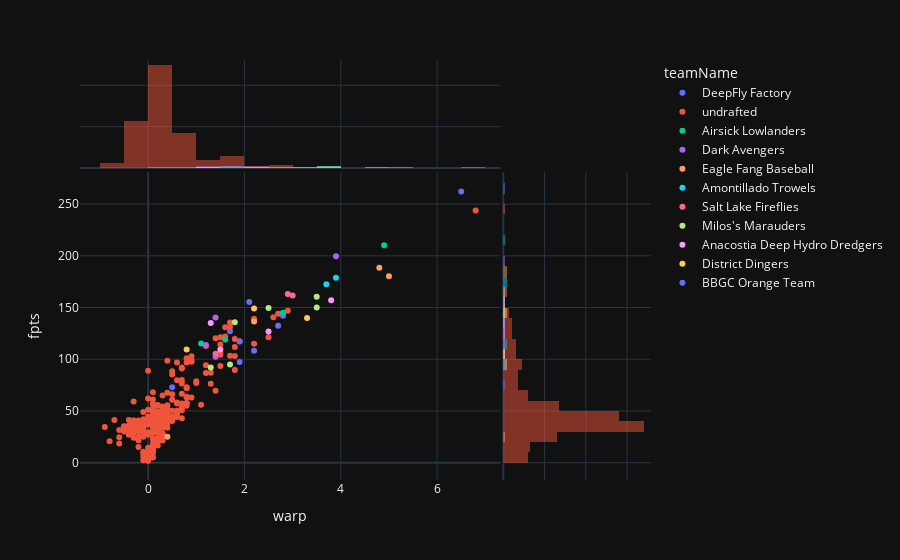

Here is the notebook cell this chart was saved with:
### Markdown cell above
## Outfield (OF)

### Code cell
df_pos = df_league[
    (df_league.pos_hit == "LF")
    | (df_league.pos_hit == "CF")
    | (df_league.pos_hit == "RF")
]
fig = px.scatter(
    df_pos,
    x="warp",
    y="fpts",
    color="teamName",
    # color = "pa",
    hover_data=["first_name", "last_name", "fantraxid"],
    marginal_x="histogram",
    marginal_y="histogram",
)
fig.show()

### Figure 1 — Plotly figure (JSON) as saved in the notebook; plotly's stock layout.template omitted (floating-point values rounded to 4 significant figures; data arrays with more than 128 entries replaced by an {"elided": "..."} marker saying what was removed)
{"data": [{"customdata": [["Juan", "Soto", "03ynj"], ["TJ", "Friedl", "045gu"], ["Randy", "Arozarena", "040b5"], ["Nolan", "Jones", "041q6"], ["Josh", "Lowe", "041ah"]], "hovertemplate": "teamName=DeepFly Factory<br>warp=%{x}<br>fpts=%{y}<br>first_name=%{customdata[0]}<br>last_name=%{customdata[1]}<br>fantraxid=%{customdata[2]}<extra></extra>", "legendgroup": "DeepFly Factory", "marker": {"color": "#636efa", "symbol": "circle"}, "mode": "markers", "name": "DeepFly Factory", "orientation": "v", "showlegend": true, "type": "scatter", "x": [6.5, 2.1, 2.8, 1.7, 2.2], "xaxis": "x", "y": [262.2, 155.2, 142, 127, 108.2], "yaxis": "y"}, {"alignmentgroup": "True", "bingroup": "x", "hovertemplate": "teamName=DeepFly Factory<br>warp=%{x}<br>count=%{y}<extra></extra>", "legendgroup": "DeepFly Factory", "marker": {"color": "#636efa"}, "name": "DeepFly Factory", "offsetgroup": "DeepFly Factory", "opacity": 0.5, "showlegend": false, "type": "histogram", "x": [6.5, 2.1, 2.8, 1.7, 2.2], "xaxis": "x3", "yaxis": "y3"}, {"alignmentgroup": "True", "bingroup": "y", "hovertemplate": "teamName=DeepFly Factory<br>fpts=%{y}<br>count=%{x}<extra></extra>", "legendgroup": "DeepFly Factory", "marker": {"color": "#636efa"}, "name": "DeepFly Factory", "offsetgroup": "DeepFly Factory", "opacity": 0.5, "showlegend": false, "type": "histogram", "xaxis": "x2", "y": [262.2, 155.2, 142, 127, 108.2], "yaxis": "y2"}, {"customdata": {"elided": "261x3 str values"}, "hovertemplate": "teamName=undrafted<br>warp=%{x}<br>fpts=%{y}<br>first_name=%{customdata[0]}<br>last_name=%{customdata[1]}<br>fantraxid=%{customdata[2]}<extra></extra>", "legendgroup": "undrafted", "marker": {"color": "#EF553B", "symbol": "circle"}, "mode": "markers", "name": "undrafted", "orientation": "v", "showlegend": true, "type": "scatter", "x": {"elided": "261 float values"}, "xaxis": "x", "y": {"elided": "261 float values"}, "yaxis": "y"}, {"alignmentgroup": "True", "bingroup": "x", "hovertemplate": "teamName=undrafted<br>warp=%{x}<br>count=%{y}<extra></extra>", "legendgroup": "undrafted", "marker": {"color": "#EF553B"}, "name": "undrafted", "offsetgroup": "undrafted", "opacity": 0.5, "showlegend": false, "type": "histogram", "x": {"elided": "261 float values"}, "xaxis": "x3", "yaxis": "y3"}, {"alignmentgroup": "True", "bingroup": "y", "hovertemplate": "teamName=undrafted<br>fpts=%{y}<br>count=%{x}<extra></extra>", "legendgroup": "undrafted", "marker": {"color": "#EF553B"}, "name": "undrafted", "offsetgroup": "undrafted", "opacity": 0.5, "showlegend": false, "type": "histogram", "xaxis": "x2", "y": {"elided": "261 float values"}, "yaxis": "y2"}, {"customdata": [["Aaron", "Judge", "02z0s"], ["Luis", "Robert", "047l7"], ["Jarren", "Duran", "04pst"], ["Lane", "Thomas", "03dei"]], "hovertemplate": "teamName=Airsick Lowlanders<br>warp=%{x}<br>fpts=%{y}<br>first_name=%{customdata[0]}<br>last_name=%{customdata[1]}<br>fantraxid=%{customdata[2]}<extra></extra>", "legendgroup": "Airsick Lowlanders", "marker": {"color": "#00cc96", "symbol": "circle"}, "mode": "markers", "name": "Airsick Lowlanders", "orientation": "v", "showlegend": true, "type": "scatter", "x": [4.9, 2.8, 1.6, 1.1], "xaxis": "x", "y": [210.2, 145, 119, 115.2], "yaxis": "y"}, {"alignmentgroup": "True", "bingroup": "x", "hovertemplate": "teamName=Airsick Lowlanders<br>warp=%{x}<br>count=%{y}<extra></extra>", "legendgroup": "Airsick Lowlanders", "marker": {"color": "#00cc96"}, "name": "Airsick Lowlanders", "offsetgroup": "Airsick Lowlanders", "opacity": 0.5, "showlegend": false, "type": "histogram", "x": [4.9, 2.8, 1.6, 1.1], "xaxis": "x3", "yaxis": "y3"}, {"alignmentgroup": "True", "bingroup": "y", "hovertemplate": "teamName=Airsick Lowlanders<br>fpts=%{y}<br>count=%{x}<extra></extra>", "legendgroup": "Airsick Lowlanders", "marker": {"color": "#00cc96"}, "name": "Airsick Lowlanders", "offsetgroup": "Airsick Lowlanders", "opacity": 0.5, "showlegend": false, "type": "histogram", "xaxis": "x2", "y": [210.2, 145, 119, 115.2], "yaxis": "y2"}, {"customdata": [["Kyle", "Tucker", "03pir"], ["Anthony", "Santander", "02w16"], ["Jordan", "Walker", "05gbf"], ["Austin", "Hays", "041qs"]], "hovertemplate": "teamName=Dark Avengers<br>warp=%{x}<br>fpts=%{y}<br>first_name=%{customdata[0]}<br>last_name=%{customdata[1]}<br>fantraxid=%{customdata[2]}<extra></extra>", "legendgroup": "Dark Avengers", "marker": {"color": "#ab63fa", "symbol": "circle"}, "mode": "markers", "name": "Dark Avengers", "orientation": "v", "showlegend": true, "type": "scatter", "x": [3.9, 1.4, 1.2, 1.4], "xaxis": "x", "y": [199.5, 140.2, 113.8, 102.5], "yaxis": "y"}, {"alignmentgroup": "True", "bingroup": "x", "hovertemplate": "teamName=Dark Avengers<br>warp=%{x}<br>count=%{y}<extra></extra>", "legendgroup": "Dark Avengers", "marker": {"color": "#ab63fa"}, "name": "Dark Avengers", "offsetgroup": "Dark Avengers", "opacity": 0.5, "showlegend": false, "type": "histogram", "x": [3.9, 1.4, 1.2, 1.4], "xaxis": "x3", "yaxis": "y3"}, {"alignmentgroup": "True", "bingroup": "y", "hovertemplate": "teamName=Dark Avengers<br>fpts=%{y}<br>count=%{x}<extra></extra>", "legendgroup": "Dark Avengers", "marker": {"color": "#ab63fa"}, "name": "Dark Avengers", "offsetgroup": "Dark Avengers", "opacity": 0.5, "showlegend": false, "type": "histogram", "xaxis": "x2", "y": [199.5, 140.2, 113.8, 102.5], "yaxis": "y2"}, {"customdata": [["Fernando", "Tatis", "03zbh"], ["Corbin", "Carroll", "04y4e"], ["Adolis", "García", "04aq4"], ["Colton", "Cowser", "05ras"]], "hovertemplate": "teamName=Eagle Fang Baseball<br>warp=%{x}<br>fpts=%{y}<br>first_name=%{customdata[0]}<br>last_name=%{customdata[1]}<br>fantraxid=%{customdata[2]}<extra></extra>", "legendgroup": "Eagle Fang Baseball", "marker": {"color": "#FFA15A", "symbol": "circle"}, "mode": "markers", "name": "Eagle Fang Baseball", "orientation": "v", "showlegend": true, "type": "scatter", "x": [4.8, 5, 2.2, 0.4], "xaxis": "x", "y": [188.5, 180.2, 136.5, 25], "yaxis": "y"}, {"alignmentgroup": "True", "bingroup": "x", "hovertemplate": "teamName=Eagle Fang Baseball<br>warp=%{x}<br>count=%{y}<extra></extra>", "legendgroup": "Eagle Fang Baseball", "marker": {"color": "#FFA15A"}, "name": "Eagle Fang Baseball", "offsetgroup": "Eagle Fang Baseball", "opacity": 0.5, "showlegend": false, "type": "histogram", "x": [4.8, 5, 2.2, 0.4], "xaxis": "x3", "yaxis": "y3"}, {"alignmentgroup": "True", "bingroup": "y", "hovertemplate": "teamName=Eagle Fang Baseball<br>fpts=%{y}<br>count=%{x}<extra></extra>", "legendgroup": "Eagle Fang Baseball", "marker": {"color": "#FFA15A"}, "name": "Eagle Fang Baseball", "offsetgroup": "Eagle Fang Baseball", "opacity": 0.5, "showlegend": false, "type": "histogram", "xaxis": "x2", "y": [188.5, 180.2, 136.5, 25], "yaxis": "y2"}, {"customdata": [["Steven", "Kwan", "04pr1"], ["Brandon", "Nimmo", "02bq2"]], "hovertemplate": "teamName=Amontillado Trowels<br>warp=%{x}<br>fpts=%{y}<br>first_name=%{customdata[0]}<br>last_name=%{customdata[1]}<br>fantraxid=%{customdata[2]}<extra></extra>", "legendgroup": "Amontillado Trowels", "marker": {"color": "#19d3f3", "symbol": "circle"}, "mode": "markers", "name": "Amontillado Trowels", "orientation": "v", "showlegend": true, "type": "scatter", "x": [3.9, 3.7], "xaxis": "x", "y": [178.8, 172.5], "yaxis": "y"}, {"alignmentgroup": "True", "bingroup": "x", "hovertemplate": "teamName=Amontillado Trowels<br>warp=%{x}<br>count=%{y}<extra></extra>", "legendgroup": "Amontillado Trowels", "marker": {"color": "#19d3f3"}, "name": "Amontillado Trowels", "offsetgroup": "Amontillado Trowels", "opacity": 0.5, "showlegend": false, "type": "histogram", "x": [3.9, 3.7], "xaxis": "x3", "yaxis": "y3"}, {"alignmentgroup": "True", "bingroup": "y", "hovertemplate": "teamName=Amontillado Trowels<br>fpts=%{y}<br>count=%{x}<extra></extra>", "legendgroup": "Amontillado Trowels", "marker": {"color": "#19d3f3"}, "name": "Amontillado Trowels", "offsetgroup": "Amontillado Trowels", "opacity": 0.5, "showlegend": false, "type": "histogram", "xaxis": "x2", "y": [178.8, 172.5], "yaxis": "y2"}, {"customdata": [["Ian", "Happ", "03nmw"], ["Seiya", "Suzuki", "04b02"], ["Teoscar", "Hernández", "02xic"]], "hovertemplate": "teamName=Salt Lake Fireflies<br>warp=%{x}<br>fpts=%{y}<br>first_name=%{customdata[0]}<br>last_name=%{customdata[1]}<br>fantraxid=%{customdata[2]}<extra></extra>", "legendgroup": "Salt Lake Fireflies", "marker": {"color": "#FF6692", "symbol": "circle"}, "mode": "markers", "name": "Salt Lake Fireflies", "orientation": "v", "showlegend": true, "type": "scatter", "x": [2.9, 3, 1.4], "xaxis": "x", "y": [163, 161.8, 105.2], "yaxis": "y"}, {"alignmentgroup": "True", "bingroup": "x", "hovertemplate": "teamName=Salt Lake Fireflies<br>warp=%{x}<br>count=%{y}<extra></extra>", "legendgroup": "Salt Lake Fireflies", "marker": {"color": "#FF6692"}, "name": "Salt Lake Fireflies", "offsetgroup": "Salt Lake Fireflies", "opacity": 0.5, "showlegend": false, "type": "histogram", "x": [2.9, 3, 1.4], "xaxis": "x3", "yaxis": "y3"}, {"alignmentgroup": "True", "bingroup": "y", "hovertemplate": "teamName=Salt Lake Fireflies<br>fpts=%{y}<br>count=%{x}<extra></extra>", "legendgroup": "Salt Lake Fireflies", "marker": {"color": "#FF6692"}, "name": "Salt Lake Fireflies", "offsetgroup": "Salt Lake Fireflies", "opacity": 0.5, "showlegend": false, "type": "histogram", "xaxis": "x2", "y": [163, 161.8, 105.2], "yaxis": "y2"}, {"customdata": [["Bryan", "Reynolds", "03e5m"], ["Julio", "Rodríguez", "04fhb"], ["Christian", "Yelich", "025dn"], ["Cody", "Bellinger", "03120"], ["Evan", "Carter", "05mdt"], ["Esteury", "Ruiz", "0406v"]], "hovertemplate": "teamName=Milos's Marauders<br>warp=%{x}<br>fpts=%{y}<br>first_name=%{customdata[0]}<br>last_name=%{customdata[1]}<br>fantraxid=%{customdata[2]}<extra></extra>", "legendgroup": "Milos's Marauders", "marker": {"color": "#B6E880", "symbol": "circle"}, "mode": "markers", "name": "Milos's Marauders", "orientation": "v", "showlegend": true, "type": "scatter", "x": [3.5, 3.5, 2.5, 1.8, 1.7, 1.3], "xaxis": "x", "y": [160.5, 150, 149.5, 135.8, 95, 92], "yaxis": "y"}, {"alignmentgroup": "True", "bingroup": "x", "hovertemplate": "teamName=Milos's Marauders<br>warp=%{x}<br>count=%{y}<extra></extra>", "legendgroup": "Milos's Marauders", "marker": {"color": "#B6E880"}, "name": "Milos's Marauders", "offsetgroup": "Milos's Marauders", "opacity": 0.5, "showlegend": false, "type": "histogram", "x": [3.5, 3.5, 2.5, 1.8, 1.7, 1.3], "xaxis": "x3", "yaxis": "y3"}, {"alignmentgroup": "True", "bingroup": "y", "hovertemplate": "teamName=Milos's Marauders<br>fpts=%{y}<br>count=%{x}<extra></extra>", "legendgroup": "Milos's Marauders", "marker": {"color": "#B6E880"}, "name": "Milos's Marauders", "offsetgroup": "Milos's Marauders", "opacity": 0.5, "showlegend": false, "type": "histogram", "xaxis": "x2", "y": [160.5, 150, 149.5, 135.8, 95, 92], "yaxis": "y2"}, {"customdata": [["Mike", "Trout", "01s8u"], ["Spencer", "Steer", "0512e"], ["Michael", "Harris", "0512v"], ["Riley", "Greene", "04nb2"]], "hovertemplate": "teamName=Anacostia Deep Hydro Dredgers<br>warp=%{x}<br>fpts=%{y}<br>first_name=%{customdata[0]}<br>last_name=%{customdata[1]}<br>fantraxid=%{customdata[2]}<extra></extra>", "legendgroup": "Anacostia Deep Hydro Dredgers", "marker": {"color": "#FF97FF", "symbol": "circle"}, "mode": "markers", "name": "Anacostia Deep Hydro Dredgers", "orientation": "v", "showlegend": true, "type": "scatter", "x": [3.8, 1.3, 2.5, 1.5], "xaxis": "x", "y": [157, 135, 126.8, 109.5], "yaxis": "y"}, {"alignmentgroup": "True", "bingroup": "x", "hovertemplate": "teamName=Anacostia Deep Hydro Dredgers<br>warp=%{x}<br>count=%{y}<extra></extra>", "legendgroup": "Anacostia Deep Hydro Dredgers", "marker": {"color": "#FF97FF"}, "name": "Anacostia Deep Hydro Dredgers", "offsetgroup": "Anacostia Deep Hydro Dredgers", "opacity": 0.5, "showlegend": false, "type": "histogram", "x": [3.8, 1.3, 2.5, 1.5], "xaxis": "x3", "yaxis": "y3"}, {"alignmentgroup": "True", "bingroup": "y", "hovertemplate": "teamName=Anacostia Deep Hydro Dredgers<br>fpts=%{y}<br>count=%{x}<extra></extra>", "legendgroup": "Anacostia Deep Hydro Dredgers", "marker": {"color": "#FF97FF"}, "name": "Anacostia Deep Hydro Dredgers", "offsetgroup": "Anacostia Deep Hydro Dredgers", "opacity": 0.5, "showlegend": false, "type": "histogram", "xaxis": "x2", "y": [157, 135, 126.8, 109.5], "yaxis": "y2"}, {"customdata": [["George", "Springer", "025he"], ["Jazz", "Chisholm", "045qo"], ["Nick", "Castellanos", "01uc9"]], "hovertemplate": "teamName=District Dingers<br>warp=%{x}<br>fpts=%{y}<br>first_name=%{customdata[0]}<br>last_name=%{customdata[1]}<br>fantraxid=%{customdata[2]}<extra></extra>", "legendgroup": "District Dingers", "marker": {"color": "#FECB52", "symbol": "circle"}, "mode": "markers", "name": "District Dingers", "orientation": "v", "showlegend": true, "type": "scatter", "x": [2.2, 3.3, 0.8], "xaxis": "x", "y": [149, 140, 109.5], "yaxis": "y"}, {"alignmentgroup": "True", "bingroup": "x", "hovertemplate": "teamName=District Dingers<br>warp=%{x}<br>count=%{y}<extra></extra>", "legendgroup": "District Dingers", "marker": {"color": "#FECB52"}, "name": "District Dingers", "offsetgroup": "District Dingers", "opacity": 0.5, "showlegend": false, "type": "histogram", "x": [2.2, 3.3, 0.8], "xaxis": "x3", "yaxis": "y3"}, {"alignmentgroup": "True", "bingroup": "y", "hovertemplate": "teamName=District Dingers<br>fpts=%{y}<br>count=%{x}<extra></extra>", "legendgroup": "District Dingers", "marker": {"color": "#FECB52"}, "name": "District Dingers", "offsetgroup": "District Dingers", "opacity": 0.5, "showlegend": false, "type": "histogram", "xaxis": "x2", "y": [149, 140, 109.5], "yaxis": "y2"}, {"customdata": [["Cedric", "Mullins", "03qr0"], ["Chas", "McCormick", "04esz"], ["James", "Outman", "04psu"], ["Jackson", "Chourio", "05m1e"]], "hovertemplate": "teamName=BBGC Orange Team<br>warp=%{x}<br>fpts=%{y}<br>first_name=%{customdata[0]}<br>last_name=%{customdata[1]}<br>fantraxid=%{customdata[2]}<extra></extra>", "legendgroup": "BBGC Orange Team", "marker": {"color": "#636efa", "symbol": "circle"}, "mode": "markers", "name": "BBGC Orange Team", "orientation": "v", "showlegend": true, "type": "scatter", "x": [2.7, 1.9, 1.9, 0.5], "xaxis": "x", "y": [132.5, 117.2, 97.25, 73], "yaxis": "y"}, {"alignmentgroup": "True", "bingroup": "x", "hovertemplate": "teamName=BBGC Orange Team<br>warp=%{x}<br>count=%{y}<extra></extra>", "legendgroup": "BBGC Orange Team", "marker": {"color": "#636efa"}, "name": "BBGC Orange Team", "offsetgroup": "BBGC Orange Team", "opacity": 0.5, "showlegend": false, "type": "histogram", "x": [2.7, 1.9, 1.9, 0.5], "xaxis": "x3", "yaxis": "y3"}, {"alignmentgroup": "True", "bingroup": "y", "hovertemplate": "teamName=BBGC Orange Team<br>fpts=%{y}<br>count=%{x}<extra></extra>", "legendgroup": "BBGC Orange Team", "marker": {"color": "#636efa"}, "name": "BBGC Orange Team", "offsetgroup": "BBGC Orange Team", "opacity": 0.5, "showlegend": false, "type": "histogram", "xaxis": "x2", "y": [132.5, 117.2, 97.25, 73], "yaxis": "y2"}], "layout": {"barmode": "overlay", "legend": {"title": {"text": "teamName"}, "tracegroupgap": 0}, "margin": {"t": 60}, "xaxis": {"anchor": "y", "domain": [0, 0.7363], "title": {"text": "warp"}}, "xaxis2": {"anchor": "y2", "domain": [0.7413, 1], "matches": "x2", "showgrid": true, "showline": false, "showticklabels": false, "ticks": ""}, "xaxis3": {"anchor": "y3", "domain": [0, 0.7363], "matches": "x", "showgrid": true, "showticklabels": false}, "xaxis4": {"anchor": "y4", "domain": [0.7413, 1], "matches": "x2", "showgrid": true, "showline": false, "showticklabels": false, "ticks": ""}, "yaxis": {"anchor": "x", "domain": [0, 0.7326], "title": {"text": "fpts"}}, "yaxis2": {"anchor": "x2", "domain": [0, 0.7326], "matches": "y", "showgrid": true, "showticklabels": false}, "yaxis3": {"anchor": "x3", "domain": [0.7426, 1], "matches": "y3", "showgrid": true, "showline": false, "showticklabels": false, "ticks": ""}, "yaxis4": {"anchor": "x4", "domain": [0.7426, 1], "matches": "y3", "showgrid": true, "showline": false, "showticklabels": false, "ticks": ""}}}
